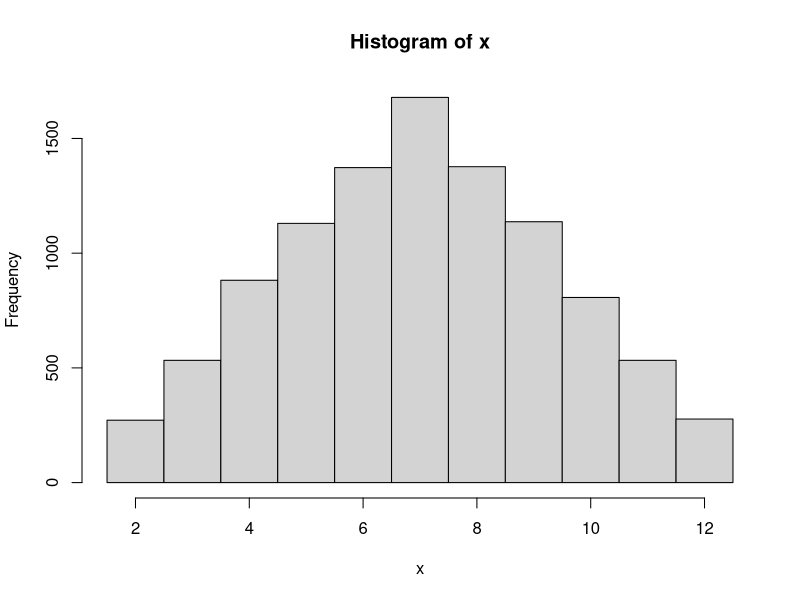

This chart was generated by the following R code:
#Rolling two dies
x=matrix(0,10000,1);
count=0;
for (i in (1:10000))
{
  Die1=sample(1:6,1);
  Die2=sample(1:6,1);
  x[i]=Die1+Die2;
}
hist(x,breaks=seq(1.5,12.5,1))